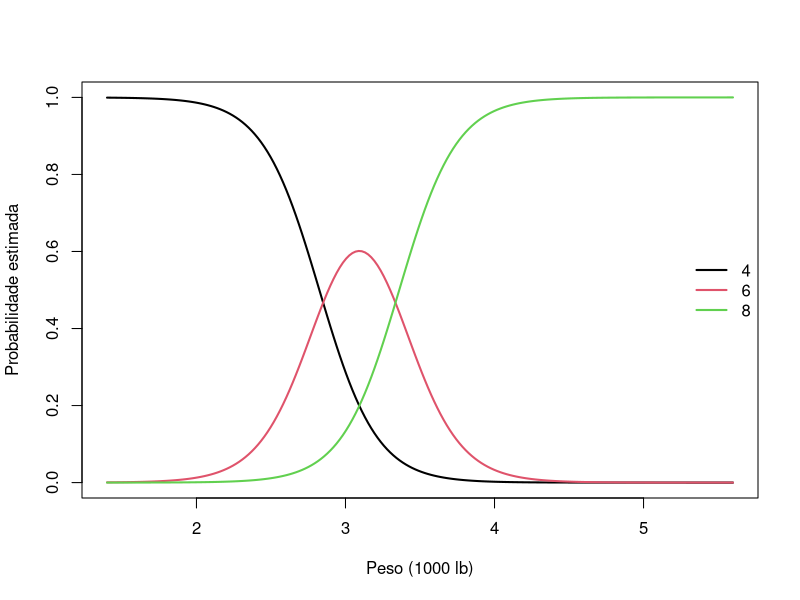

Write the R code that produced this figure.
# Regressão logística ordinal (chances proporcionais): exemplo completo ----
# Pacote: MASS (acompanha a instalação padrão do R)
library(MASS)

# 1. Dados: mtcars; resposta ordinal = número de cilindros (4 < 6 < 8), preditor = peso
dados <- mtcars
dados$cilindros <- factor(dados$cyl, levels = c(4, 6, 8), ordered = TRUE)
table(dados$cilindros)
aggregate(wt ~ cilindros, data = dados, FUN = mean)

# 2. Ajuste do modelo de chances proporcionais
modelo <- polr(cilindros ~ wt, data = dados, Hess = TRUE)
summary(modelo)

# 3. Valores-p de Wald (o polr não os imprime)
ct <- coef(summary(modelo))
cbind(ct, "valor_p" = 2 * pnorm(abs(ct[, "t value"]), lower.tail = FALSE))

# 4. Razão de chances e intervalo de confiança de 95%
exp(coef(modelo))
exp(confint(modelo))        # por verossimilhança perfilada

# 5. Teste da razão de verossimilhanças contra o modelo nulo
nulo <- polr(cilindros ~ 1, data = dados)
anova(nulo, modelo)

# 6. Probabilidades estimadas
novo <- data.frame(wt = c(2.0, 2.5, 3.0, 3.5, 4.0, 5.0))
cbind(novo, round(predict(modelo, novo, type = "probs"), 3))

# 7. Verificação das chances proporcionais
#    (a) duas logísticas binárias com cortes diferentes: as inclinações devem ser parecidas
coef(glm(I(cyl >= 6) ~ wt, data = mtcars, family = binomial))
coef(glm(I(cyl >= 8) ~ wt, data = mtcars, family = binomial))
#    (b) teste formal: install.packages("brant"); brant::brant(modelo)

# 8. Gráfico: probabilidades estimadas por categoria
grade <- data.frame(wt = seq(1.4, 5.6, length.out = 200))
P <- predict(modelo, grade, type = "probs")
matplot(grade$wt, P, type = "l", lty = 1, lwd = 2,
        xlab = "Peso (1000 lb)", ylab = "Probabilidade estimada")
legend("right", legend = levels(dados$cilindros), col = 1:3, lty = 1, lwd = 2, bty = "n")
